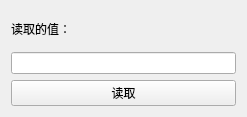
<?xml version="1.0" encoding="UTF-8"?>
<ui version="4.0">
 <class>PipeBClass</class>
 <widget class="QMainWindow" name="PipeBClass">
  <property name="geometry">
   <rect>
    <x>0</x>
    <y>0</y>
    <width>247</width>
    <height>117</height>
   </rect>
  </property>
  <property name="windowTitle">
   <string>PipeB</string>
  </property>
  <widget class="QWidget" name="centralWidget">
   <layout class="QVBoxLayout" name="verticalLayout">
    <item>
     <widget class="QLabel" name="valueOutputLabel">
      <property name="text">
       <string>读取的值：</string>
      </property>
     </widget>
    </item>
    <item>
     <widget class="QLineEdit" name="valueOutput"/>
    </item>
    <item>
     <widget class="QPushButton" name="readButton">
      <property name="text">
       <string>读取</string>
      </property>
     </widget>
    </item>
   </layout>
  </widget>
 </widget>
 <layoutdefault spacing="6" margin="11"/>
 <resources/>
 <connections/>
</ui>
